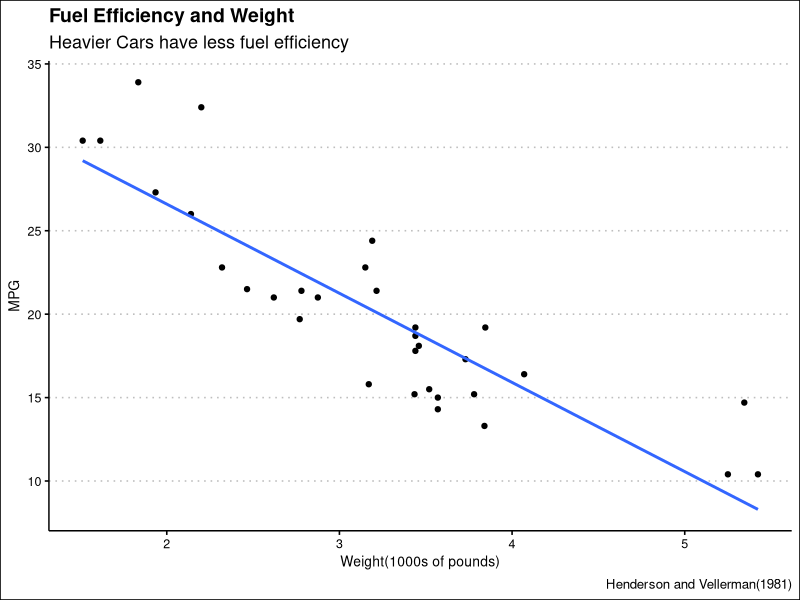

Here is the R script that generated this plot:
## ---- chunk 1
#| output: false
#| message: false
library(tidyverse)
library(ggthemes)
## ---- chunk 2
#| label: car-plot
mtcars |>
  select(mpg, wt) |>
  ggplot(aes(x = wt, y = mpg)) + 
  geom_point() +
  geom_smooth(method = "lm",
  formula = y ~ x, se = FALSE) +
  theme_clean() +
  labs(
  title = "Fuel Efficiency and Weight",
  subtitle = "Heavier Cars have less fuel efficiency",
  x = "Weight(1000s of pounds)", y = "MPG",
  caption = "Henderson and Vellerman(1981)"
  )
